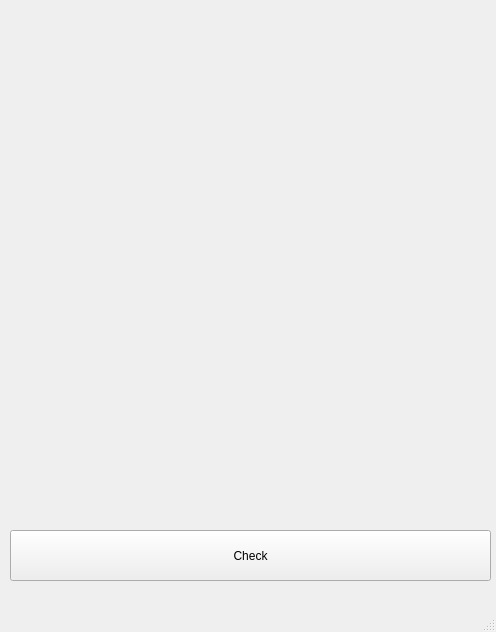
<?xml version="1.0" encoding="UTF-8"?>
<ui version="4.0">
 <class>MainWindow</class>
 <widget class="QMainWindow" name="MainWindow">
  <property name="geometry">
   <rect>
    <x>0</x>
    <y>0</y>
    <width>496</width>
    <height>632</height>
   </rect>
  </property>
  <property name="windowTitle">
   <string>MainWindow</string>
  </property>
  <widget class="QWidget" name="centralwidget">
   <widget class="QLabel" name="label">
    <property name="geometry">
     <rect>
      <x>0</x>
      <y>0</y>
      <width>491</width>
      <height>481</height>
     </rect>
    </property>
    <property name="text">
     <string/>
    </property>
   </widget>
   <widget class="QPushButton" name="pushButton_2">
    <property name="geometry">
     <rect>
      <x>10</x>
      <y>530</y>
      <width>481</width>
      <height>51</height>
     </rect>
    </property>
    <property name="autoFillBackground">
     <bool>false</bool>
    </property>
    <property name="styleSheet">
     <string notr="true"/>
    </property>
    <property name="text">
     <string>Check</string>
    </property>
   </widget>
  </widget>
  <widget class="QMenuBar" name="menubar">
   <property name="geometry">
    <rect>
     <x>0</x>
     <y>0</y>
     <width>496</width>
     <height>25</height>
    </rect>
   </property>
  </widget>
  <widget class="QStatusBar" name="statusbar"/>
 </widget>
 <resources/>
 <connections/>
</ui>
